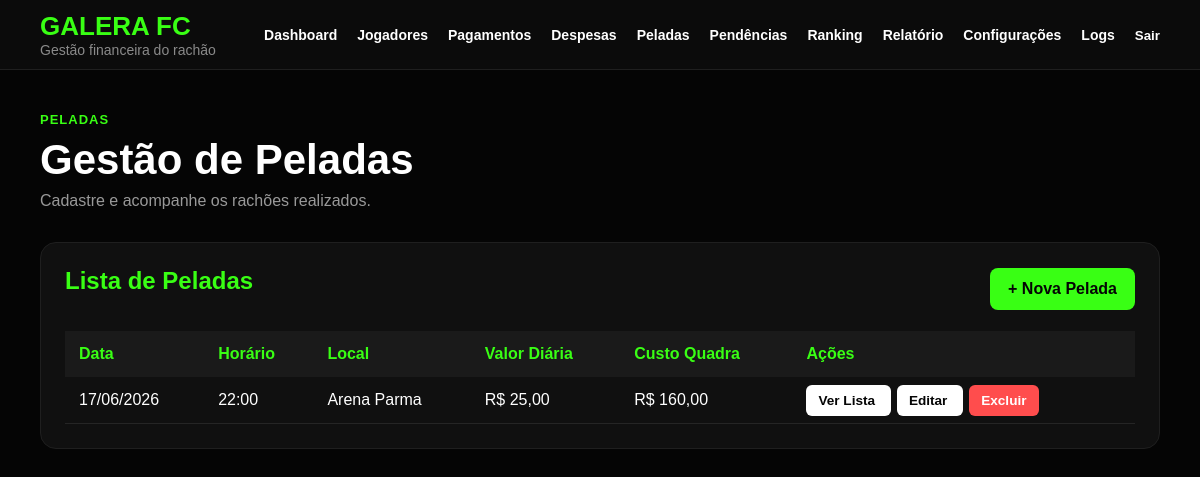
/peladas/ (signed in), run on the app's committed database.
### financeiro/models.py (models this page shows, shortened)
class Pelada(models.Model):
    data = models.DateField()
    horario = models.TimeField(blank=True, null=True)
    local = models.CharField(max_length=100, blank=True)
    valor_diaria = models.DecimalField(max_digits=10, decimal_places=2)
    custo_quadra = models.DecimalField(max_digits=10, decimal_places=2, default=0)
    observacao = models.TextField(blank=True)
    criada_em = models.DateTimeField(auto_now_add=True)

### financeiro/views.py (the view)
# urls.py: path('peladas/', views.pelada_lista, name='pelada_lista'),
@login_required
def pelada_lista(request):
    peladas = Pelada.objects.all().order_by('-data')
    return render(
        request,
        'financeiro/pelada_lista.html',
        {
            'peladas': peladas
        }
    )

### templates/financeiro/pelada_lista.html (shortened to what this page needs)
{% extends 'financeiro/base.html' %}
{% block content %}
<div class="page-header">
   <span>Peladas</span>
   <h1>Gestão de Peladas</h1>
   <p>Cadastre e acompanhe os rachões realizados.</p>
</div>
<div class="section">
   <div class="section-header">
      <h2>Lista de Peladas</h2>
      <a href="{% url 'financeiro:pelada_nova' %}" class="btn-primary">
         + Nova Pelada
      </a>
   </div>
   <table class="table">
      <thead>
         <tr>
            <th>Data</th>
            <th>Horário</th>
            <th>Local</th>
            <th>Valor Diária</th>
            <th>Custo Quadra</th>
            <th>Ações</th>
         </tr>
      </thead>
      <tbody>
         {% for pelada in peladas %}
         <tr>
            <td data-label="Data">{{ pelada.data|date:"d/m/Y" }}</td>
            <td data-label="Horário">
               {% if pelada.horario %}
                  {{ pelada.horario }}
               {% else %}
                  -
               {% endif %}
            </td>
            <td data-label="Local">{{ pelada.local }}</td>
            <td data-label="Valor Diária">
               R$ {{ pelada.valor_diaria }}
            </td>
            <td data-label="Custo Quadra">
               R$ {{ pelada.custo_quadra }}
            </td>
            <td>
               <a href="{% url 'financeiro:pelada_detalhe' pelada.id %}" class="btn-small">
                  Ver Lista
               </a>
               <a href="{% url 'financeiro:pelada_editar' pelada.id %}" class="btn-small">
                  Editar
               </a>
               <a href="{% url 'financeiro:pelada_excluir' pelada.id %}" class="btn-small danger">
                  Excluir
               </a>
            </td>
         </tr>
         {% empty %}
         <tr>
            <td colspan="6" class="empty">
               Nenhuma pelada cadastrada.
            </td>
         </tr>
         {% endfor %}
      </tbody>
   </table>
</div>
{% endblock %}

### static/css/dashboard.css (style rules this page uses)
* { margin: 0; padding: 0; box-sizing: border-box; font-family: Arial, Helvetica, sans-serif; }
body { background: #050505; color: #ffffff; min-height: 100vh; }
.page-header { margin-bottom: 32px; }
.page-header span { color: #39ff14; font-size: 13px; text-transform: uppercase; letter-spacing: 1px; font-weight: 700; }
.page-header h1 { font-size: 42px; margin: 8px 0; }
.page-header p { color: #999; }
.section { background: #101010; border: 1px solid #1f1f1f; border-radius: 16px; padding: 24px; margin-top: 24px; }
.section h2 { margin-bottom: 16px; color: #39ff14; }
.section-header { display: flex; justify-content: space-between; align-items: center; gap: 16px; margin-bottom: 20px; }
.btn-primary { background: #39ff14; color: #050505; padding: 12px 18px; border-radius: 8px; text-decoration: none; border: none; font-weight: 800; cursor: pointer; }
.table { width: 100%; border-collapse: collapse; margin-top: 20px; }
.table th { background: #1a1a1a; color: #39ff14; padding: 14px; text-align: left; }
.table td { padding: 14px; border-bottom: 1px solid #252525; }
.btn-small { background: #ffffff; color: #050505; padding: 8px 12px; border-radius: 6px; text-decoration: none; font-size: 0.85rem; font-weight: 700; margin-right: 6px; }
.btn-small.danger { background: #ff4d4d; color: #ffffff; }
.table { min-width: 800px; }
.section { overflow-x: auto; }

### data on the page
Pelada: data "17/06/2026", horario "22:00", local "Arena Parma", valor_diaria "25,00", custo_quadra "160,00"
